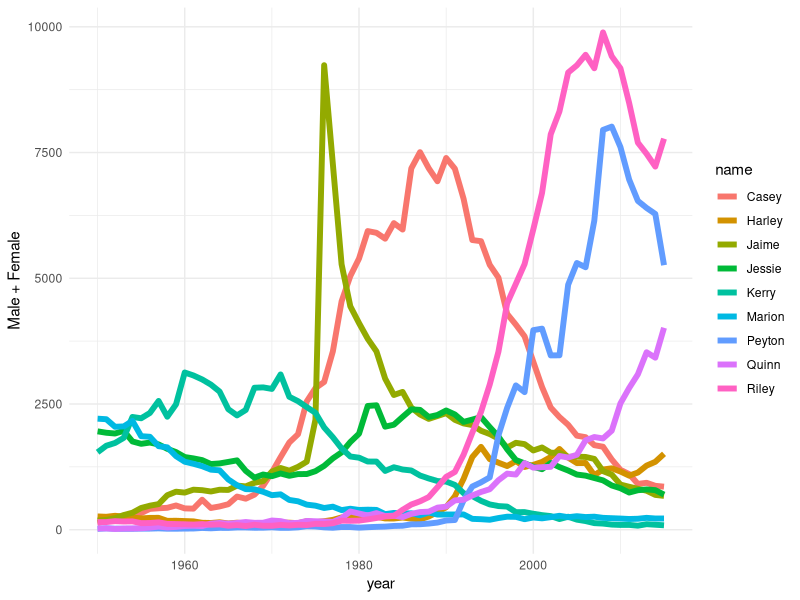
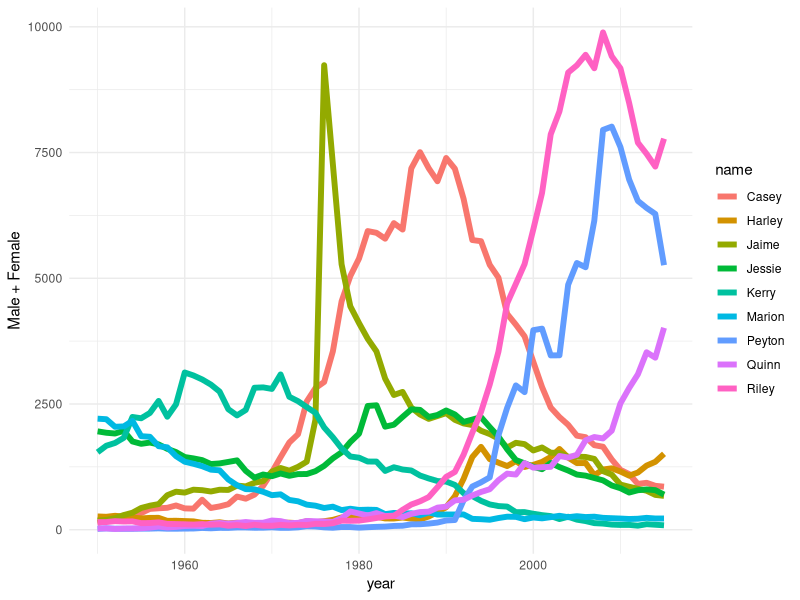

Generate these figures, in order, with R:
# Run the code below to set up the data

library(tidyverse)
# Load and reshape data
unisex_data <- read_csv("data/unisex.csv")
unisex_data <- unisex_data %>%
  select(-prop) %>%
  spread(sex, n, fill=0)
unisex_data


# Change the color scale for the lines with scale_color_viridis_d()
# Change the y-axis to have labels every 1000 babies and go from 0 to 11000

ggplot(unisex_data, aes(x=year, y=Male+Female, color=name)) + 
  geom_line(size=2) +
  theme_minimal() 


# What's the difference between scale_color_viridis_d() and 
# scale_color_viridis_c()? >> check the help



# Bonus: 
# Can you define your own colors?
# A named list with 9 colors is provided for you, but you can change it!
# (You need 9 for the 9 names in the data)
# Look at the help for scale_color_manual - especially the examples

cols <- c("red", "orange", "yellow", "lightgreen", "green",
          "lightblue", "blue", "purple", "pink")
names(cols) <- unique(unisex_data$name)

ggplot(unisex_data, aes(x=year, y=Male+Female, color=name)) + 
  geom_line(size=2) +
  theme_minimal() 

